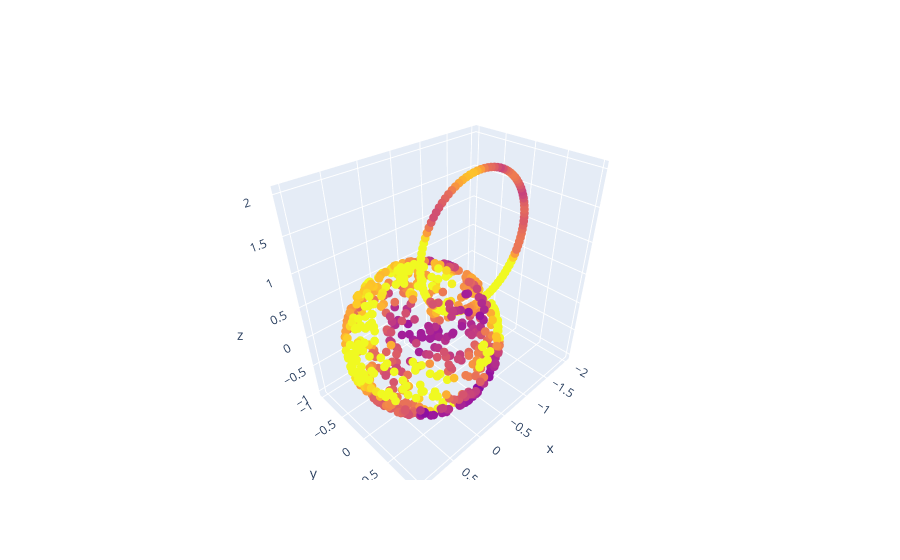

Source (notebook cell):
### Code cell
val1 = pointwise_eigenvalues[:,0]
val2 = pointwise_eigenvalues[:,2]


vmin = 0.00
vmax = 5e-9

fig = go.Figure(data=[go.Scatter3d(x = data[:,0],
                                    y = data[:,1],
                                    z = data[:,2],
                                    mode='markers',
                                    marker=dict(
                                            size=10,
                                            color=val1,                # set color to an array/list of desired values
                                            # colorscale='PRGn',   # choose a colorscale
                                            opacity=1,
                                            cmax = vmax,
                                            cmin = vmin
                                        ))])
fig.update_traces(marker_size = 3)
fig.update_layout(scene_aspectmode='data')
fig.show()

# vmin = 0.0000
# vmax = 0.00015

# fig, ax = plt.subplots(2,2,figsize = (15,10))
# ax[0,0].scatter(test.data[:,0], test.data[:,1], c = pointwise_eigenvalues[:,0], vmin = vmin, vmax = vmax)
# ax[0,1].scatter(test.data[:,0], test.data[:,1], c = pointwise_eigenvalues[:,1], vmin = vmin, vmax = vmax)
# ax[1,0].scatter(test.data[:,0], test.data[:,1], c = pointwise_eigenvalues[:,2], vmin = vmin, vmax = vmax)
# ax[1,1].scatter(test.data[:,0], test.data[:,1], c = pointwise_eigenvalues[:,3], vmin = vmin, vmax = vmax)

### Figure 1 — Plotly figure (JSON) as saved in the notebook; plotly's stock layout.template omitted (floating-point values rounded to 4 significant figures; data arrays with more than 128 entries replaced by an {"elided": "..."} marker saying what was removed)
{"data": [{"marker": {"cmax": 5e-09, "cmin": 0, "color": {"elided": "700 float values"}, "opacity": 1, "size": 3}, "mode": "markers", "type": "scatter3d", "x": {"elided": "700 float values"}, "y": {"elided": "700 float values"}, "z": {"elided": "700 float values"}}], "layout": {"scene": {"aspectmode": "data"}}}
